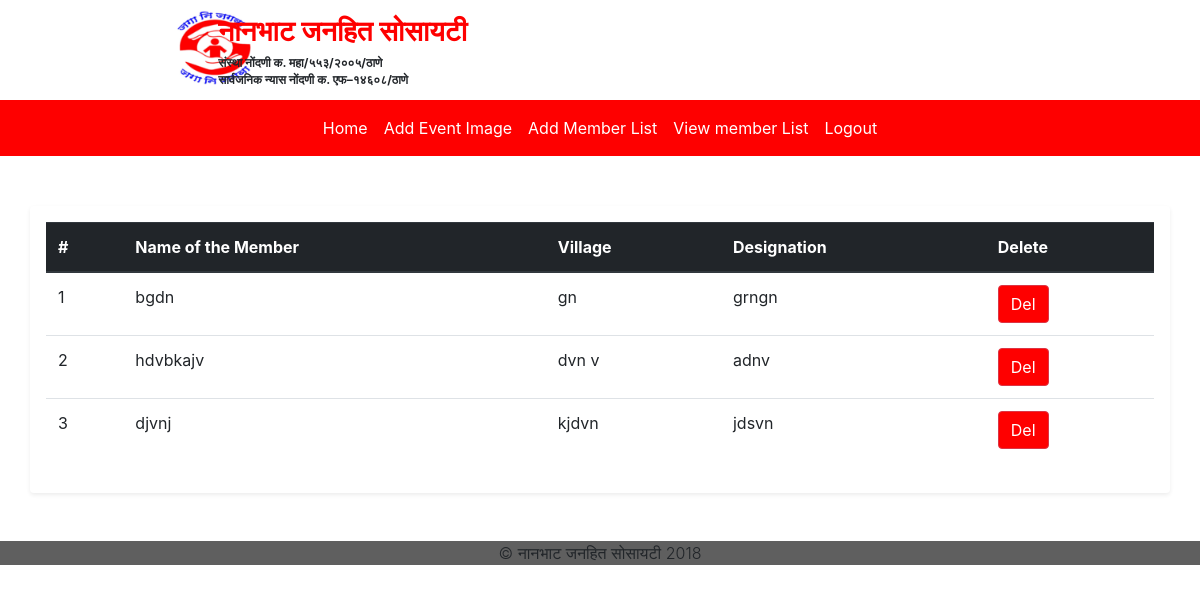
The page /admin/view_member.php on the database as committed earlier.
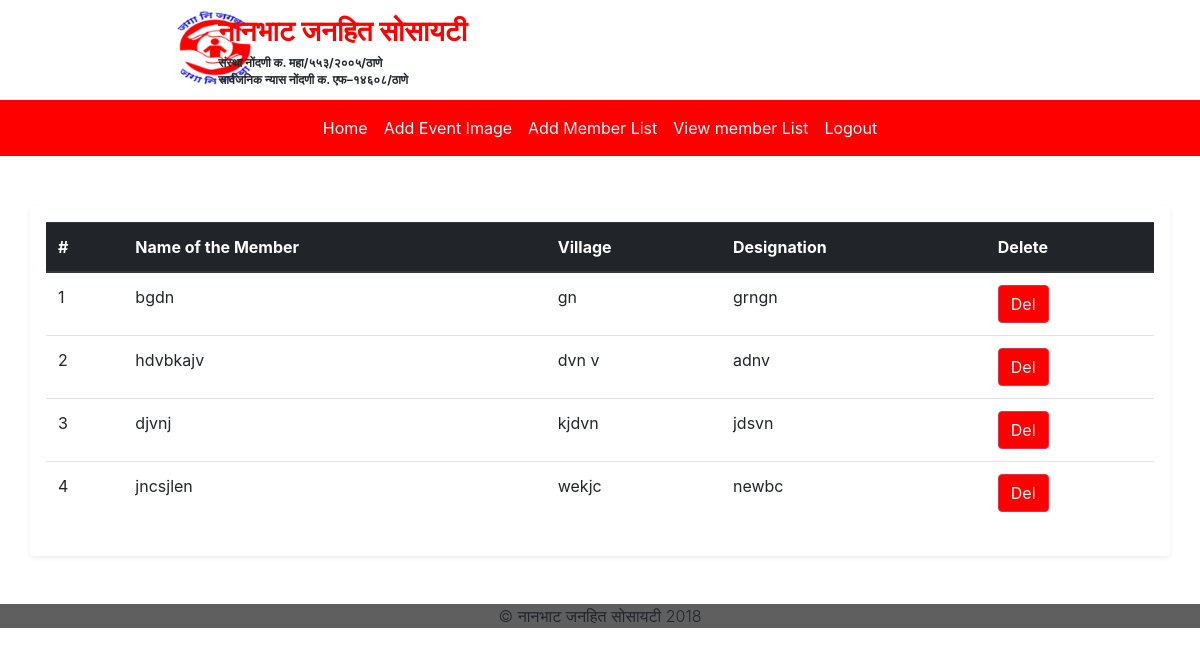
The same page on the database as committed later.
### tables this page shows
CREATE TABLE IF NOT EXISTS `add_member_list` (
  `member_id` int(11) NOT NULL AUTO_INCREMENT,
  `name` varchar(254) NOT NULL,
  `village` varchar(254) NOT NULL,
  `Designation` varchar(254) NOT NULL,
  `Year` varchar(20) DEFAULT NULL,
  PRIMARY KEY (`member_id`)
);

### admin/view_member.php (the view, shortened to what this page needs)
<?php include_once 'dashboard_header.php'; include_once 'db_conn.php'; ?>
<div class="container shadow-sm p-3 mb-5 bg-white rounded" style="margin-top:50px;">
  <table class="table">
    <thead class="thead-dark">
      <tr>
        <th scope="col">#</th>
        <th scope="col">Name of the Member</th>
        <th scope="col">Village</th>
        <th scope="col">Designation</th>
        <th scope="col">Delete</th>
      </tr>
    </thead>
    <tbody id="member_table_body">
      <?php
      $sql = "select * from add_member_list";
      $result = mysqli_query($conn,$sql);
      $resultCheck = mysqli_num_rows($result);
          if($resultCheck > 0){
            $counter = 1;
            while($row = mysqli_fetch_assoc($result))
            {
               ?>
              <tr id=<?php echo $row['member_id']; ?> >
               <td><?php echo $counter; ?></td>
               <td><?php echo $row['name']; ?></td>
               <td><?php echo $row['village']; ?> </td>
               <td><?php echo $row['Designation']; ?></td>
               <td><button type="button" class="btn btn-danger" data-toggle="modal" data-target="#DeleteModal" data-mid="<?php echo $row['member_id']; ?>" style="margin:0px; background-color:#fe0000; color:#fff;">Del</button></td>
             </tr>
             <?php
               $counter ++;
          }
      }
      ?>
    </tbody>
  </table>
</div>
      <div class="" style="background-color:#5F5F5F;" align=center>
        <p style="font-size:16px;" class="lead">&#169; नानभाट जनहित सोसायटी 2018</p>
      </div>
    </body>
</html>

### admin/dashboard_header.php (shortened to what this page needs)
<!DOCTYPE html>
<html lang="en" dir="ltr">
  <head>
    <link rel="stylesheet" href="https://use.fontawesome.com/releases/v5.3.1/css/all.css">
    <link rel="stylesheet" href="https://stackpath.bootstrapcdn.com/bootstrap/4.1.3/css/bootstrap.min.css">
  </head>
  <body>
    <div class="" style="height:90px">
      <div class="row" style="padding-left:150px;margin:10px;">
        <div class="col-4" style="margin-right:-300px;">
          <img style="height:75px;"src="../assets/img/logo.png" alt="Logo">
        </div>
        <div class="col-8" style="font-weight:bold;">
          <p style="margin-bottom:-22px;color:#FE0000; font-size:28px">नानभाट जनहित सोसायटी</p><br>
          <p style="margin-bottom:-25px; font-size:12px;">संस्था नोंदणी क. महा/५५३/२००५/ठाणे</p><br>
          <p style="margin-bottom:-25px; font-size:12px;">सार्वजनिक न्यास नोंदणी क. एफ–१४६०८/ठाणे</p><br>
        </div>
      </div>
    </div>
    <nav class="navbar navbar-expand-lg " style="padding:auto 5%; background-color:#FE0000;">
      <div class="collapse navbar-collapse justify-content-center" id="navbarSupportedContent" >
        <ul class="navbar-nav" >
          <li class="nav-item active">
            <a style="color:white;" class="nav-link" href="dashboard.php">Home <span class="sr-only">(current)</span></a>
          </li>
          <li class="nav-item">
            <a style="color:white;" class="nav-link" href="add_event_image.php">Add Event Image</a>
          </li>
          <li class="nav-item">
            <a style="color:white;" class="nav-link" href="add_member.php">Add Member List</a>
          </li>
          <li class="nav-item">
            <a style="color:white;" class="nav-link" href="view_member.php">View member List</a>
          </li>
          <li class="nav-item">
            <a style="color:white;" class="nav-link" href="logout.php">Logout</a>
          </li>
        </ul>
      </div>
    </nav>

Rows that differ between the two databases and show on the page:
added add_member_list: name "jncsjlen", village "wekjc", Designation "newbc"
